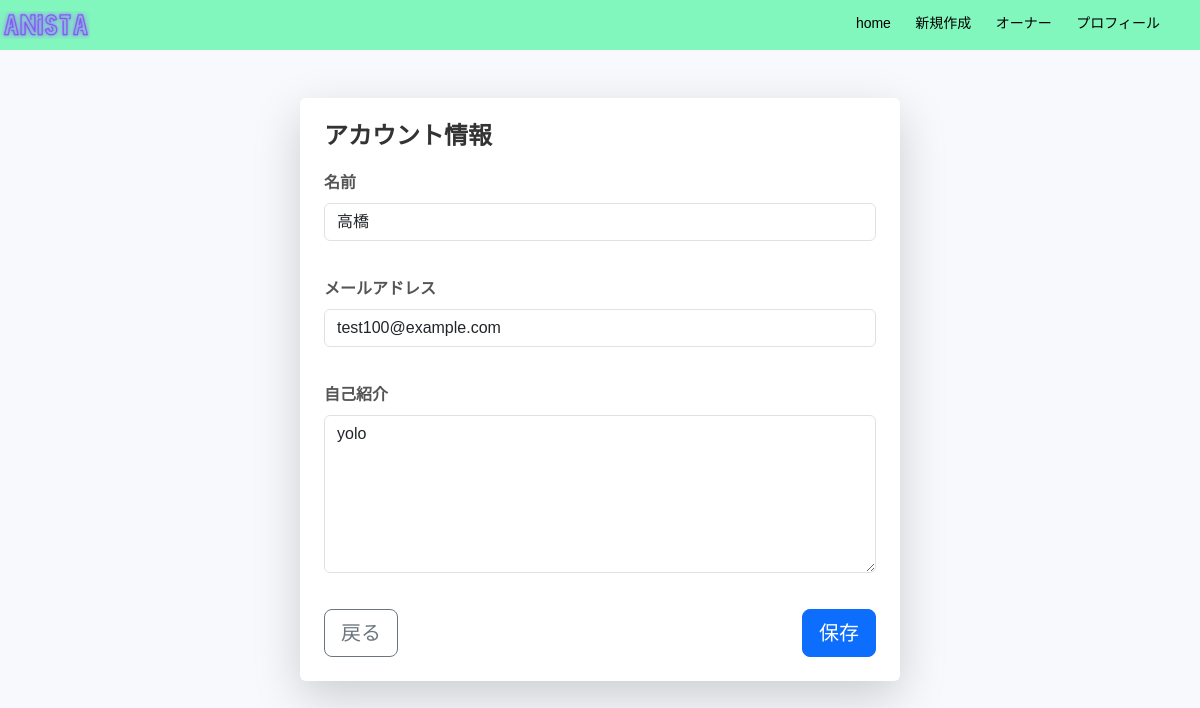
Page /accounts/users/profile_edit/ (signed in) on the committed database.
### accounts/models.py (models this page shows, shortened)
class User(AbstractBaseUser, PermissionsMixin):
    username = models.CharField(max_length=255, unique=True)
    email = models.EmailField(unique=True)
    description = models.TextField(blank=True, default="")
    is_active = models.BooleanField(default=True)
    is_staff = models.BooleanField(default=False)
    icon = models.ImageField(upload_to="icons", null=True, blank=True)
    created_at = models.DateTimeField(auto_now_add=True)
    updated_at = models.DateTimeField(auto_now=True)
    objects = UserManager()
    USERNAME_FIELD = "email"
    REQUIRED_FIELDS = ["username"]

### accounts/views.py (the view, shortened to what this page needs)
# urls.py: path('users/profile_edit/', views.profile_edit, name="profile_edit"),
@login_required
def profile_edit(request):
    return render(request, "accounts/profile_edit.html")

### accounts/templates/accounts/profile_edit.html (shortened to what this page needs)
{% extends 'navigation.html' %}
{% load django_bootstrap5 %}
{% block main %}
{% load static %}
<link rel="stylesheet" href="{% static 'polls/profile_edit.css' %}">
<div class="container mt-5">
    <div class="box2 p-4 rounded shadow-lg bg-white">
        <section>
            <header>
              <h2 class="account-info-title">アカウント情報</h2>
            </header>
            <form method="post" action="{% url 'profile_edit' %}" class="space-y-4" enctype="multipart/form-data">
                <div class="mb-3">
                    <label class="form-label" for="username">名前</label>
                    <input value="{{ request.user.username }}" class="form-control" name="username" type="text" required="required" />
                </div>
                <div class="mb-3">
                    <label class="form-label" for="email">メールアドレス</label>
                    <input value="{{ request.user.email }}" class="form-control" name="email" type="email" />
                </div>
                <div class="mb-3">
                    <label class="form-label" for="description">自己紹介</label>
                    <textarea class="form-control" name="description" rows="6">{{ request.user.description }}</textarea>
                </div>
                <div class="d-flex justify-content-between">
                    <a href="{% url 'profile' %}" class="btn btn-outline-secondary btn-lg">戻る</a>
                    <button type="submit" class="btn btn-primary btn-lg">保存</button>
                </div>
            </form>
        </section>
    </div>
</div>
{% endblock %}

### accounts/static/polls/profile_edit.css (style rules this page uses)
body { background-color: #f7f9fc; font-family: Arial, sans-serif; }
.box2 { width: 100%; max-width: 600px; margin: 0 auto; padding: 20px; background-color: #ffffff; border-radius: 10px; box-shadow: 0 2px 8px rgba(0, 0, 0, 0.1); }
h2 { font-size: 24px; font-weight: bold; margin-bottom: 20px; color: #333333; }
form { display: flex; flex-direction: column; gap: 20px; }
label { font-size: 16px; font-weight: bold; color: #555555; }
input, textarea { width: 100%; padding: 12px; font-size: 16px; border: 1px solid #ddd; border-radius: 8px; transition: all 0.3s ease; }
textarea { resize: vertical; min-height: 150px; }
button { padding: 10px 20px; font-size: 16px; border: none; border-radius: 8px; color: white; background-color: #007bff; cursor: pointer; transition: background-color 0.3s ease; }
.box2 { padding: 30px; }

### rows in the picture
User: username "高橋", email "test100@example.com", description "yolo"
